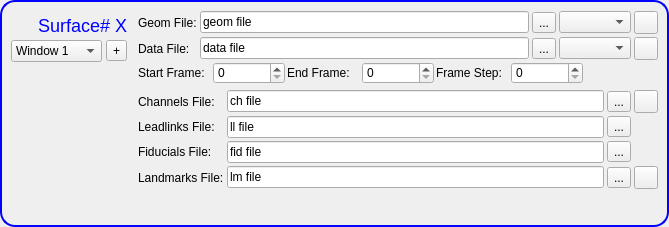
<?xml version="1.0" encoding="UTF-8"?>
<ui version="4.0">
 <class>FileDialogWidget</class>
 <widget class="QWidget" name="FileDialogWidget">
  <property name="geometry">
   <rect>
    <x>0</x>
    <y>0</y>
    <width>669</width>
    <height>227</height>
   </rect>
  </property>
  <property name="windowTitle">
   <string/>
  </property>
  <property name="styleSheet">
   <string notr="true">#topFrame 
{
border-radius: 15px;
border: 2px solid blue;
}

#surfLabel 
{
color: blue;
font-size: 18px;
font-weight: normal;
}

#surfFrame {
border-right-width: 3;
border-right: 2px blue;
border: none;
}</string>
  </property>
  <layout class="QVBoxLayout" name="verticalLayout">
   <property name="spacing">
    <number>2</number>
   </property>
   <property name="leftMargin">
    <number>0</number>
   </property>
   <property name="topMargin">
    <number>0</number>
   </property>
   <property name="rightMargin">
    <number>0</number>
   </property>
   <property name="bottomMargin">
    <number>0</number>
   </property>
   <item>
    <widget class="QFrame" name="topFrame">
     <property name="styleSheet">
      <string notr="true">x</string>
     </property>
     <property name="frameShape">
      <enum>QFrame::StyledPanel</enum>
     </property>
     <property name="frameShadow">
      <enum>QFrame::Raised</enum>
     </property>
     <layout class="QHBoxLayout" name="horizontalLayout">
      <item>
       <widget class="QFrame" name="surfFrame">
        <property name="frameShape">
         <enum>QFrame::StyledPanel</enum>
        </property>
        <property name="frameShadow">
         <enum>QFrame::Raised</enum>
        </property>
        <layout class="QVBoxLayout" name="verticalLayout_4">
         <property name="spacing">
          <number>4</number>
         </property>
         <property name="leftMargin">
          <number>0</number>
         </property>
         <property name="topMargin">
          <number>4</number>
         </property>
         <property name="rightMargin">
          <number>5</number>
         </property>
         <property name="bottomMargin">
          <number>0</number>
         </property>
         <item>
          <widget class="QLabel" name="surfLabel">
           <property name="text">
            <string>Surface# X</string>
           </property>
           <property name="alignment">
            <set>Qt::AlignRight|Qt::AlignTrailing|Qt::AlignVCenter</set>
           </property>
          </widget>
         </item>
         <item>
          <widget class="QFrame" name="frame_11">
           <property name="frameShape">
            <enum>QFrame::NoFrame</enum>
           </property>
           <property name="frameShadow">
            <enum>QFrame::Raised</enum>
           </property>
           <property name="lineWidth">
            <number>0</number>
           </property>
           <layout class="QHBoxLayout" name="horizontalLayout_8">
            <property name="spacing">
             <number>4</number>
            </property>
            <property name="leftMargin">
             <number>0</number>
            </property>
            <property name="topMargin">
             <number>0</number>
            </property>
            <property name="rightMargin">
             <number>0</number>
            </property>
            <property name="bottomMargin">
             <number>0</number>
            </property>
            <item>
             <widget class="QComboBox" name="winComboBox">
              <item>
               <property name="text">
                <string>Window 1</string>
               </property>
              </item>
              <item>
               <property name="text">
                <string>Window 2</string>
               </property>
              </item>
              <item>
               <property name="text">
                <string>Window 3</string>
               </property>
              </item>
              <item>
               <property name="text">
                <string>Window 4</string>
               </property>
              </item>
              <item>
               <property name="text">
                <string>Window 5</string>
               </property>
              </item>
              <item>
               <property name="text">
                <string>Window 6</string>
               </property>
              </item>
              <item>
               <property name="text">
                <string>Window 7</string>
               </property>
              </item>
              <item>
               <property name="text">
                <string>Window 8</string>
               </property>
              </item>
              <item>
               <property name="text">
                <string>Window 9</string>
               </property>
              </item>
              <item>
               <property name="text">
                <string>Window 10</string>
               </property>
              </item>
             </widget>
            </item>
            <item>
             <widget class="QToolButton" name="expandButton">
              <property name="text">
               <string>+</string>
              </property>
             </widget>
            </item>
           </layout>
          </widget>
         </item>
         <item>
          <spacer name="verticalSpacer">
           <property name="orientation">
            <enum>Qt::Vertical</enum>
           </property>
           <property name="sizeHint" stdset="0">
            <size>
             <width>20</width>
             <height>40</height>
            </size>
           </property>
          </spacer>
         </item>
        </layout>
       </widget>
      </item>
      <item>
       <widget class="QFrame" name="frame_3">
        <property name="frameShape">
         <enum>QFrame::NoFrame</enum>
        </property>
        <property name="frameShadow">
         <enum>QFrame::Plain</enum>
        </property>
        <property name="lineWidth">
         <number>0</number>
        </property>
        <layout class="QVBoxLayout" name="verticalLayout_2">
         <property name="spacing">
          <number>2</number>
         </property>
         <property name="leftMargin">
          <number>0</number>
         </property>
         <property name="topMargin">
          <number>0</number>
         </property>
         <property name="rightMargin">
          <number>0</number>
         </property>
         <property name="bottomMargin">
          <number>0</number>
         </property>
         <item>
          <widget class="QFrame" name="frame_4">
           <property name="frameShape">
            <enum>QFrame::NoFrame</enum>
           </property>
           <property name="frameShadow">
            <enum>QFrame::Plain</enum>
           </property>
           <property name="lineWidth">
            <number>0</number>
           </property>
           <layout class="QGridLayout" name="gridLayout_2">
            <property name="leftMargin">
             <number>0</number>
            </property>
            <property name="topMargin">
             <number>0</number>
            </property>
            <property name="rightMargin">
             <number>0</number>
            </property>
            <property name="bottomMargin">
             <number>0</number>
            </property>
            <property name="spacing">
             <number>3</number>
            </property>
            <item row="0" column="3">
             <widget class="QToolButton" name="geomBrowseButton">
              <property name="text">
               <string>...</string>
              </property>
             </widget>
            </item>
            <item row="0" column="5">
             <widget class="QComboBox" name="geomIndexComboBox"/>
            </item>
            <item row="1" column="0">
             <widget class="QLabel" name="label_2">
              <property name="text">
               <string>Data File:</string>
              </property>
             </widget>
            </item>
            <item row="1" column="1">
             <widget class="QLineEdit" name="dataLineEdit">
              <property name="text">
               <string>data file</string>
              </property>
             </widget>
            </item>
            <item row="0" column="1">
             <widget class="QLineEdit" name="geomLineEdit">
              <property name="minimumSize">
               <size>
                <width>300</width>
                <height>0</height>
               </size>
              </property>
              <property name="text">
               <string>geom file</string>
              </property>
             </widget>
            </item>
            <item row="1" column="3">
             <widget class="QToolButton" name="dataBrowseButton">
              <property name="text">
               <string>...</string>
              </property>
             </widget>
            </item>
            <item row="1" column="5">
             <widget class="QComboBox" name="dataIndexComboBox"/>
            </item>
            <item row="0" column="0">
             <widget class="QLabel" name="label">
              <property name="text">
               <string>Geom File:</string>
              </property>
             </widget>
            </item>
            <item row="0" column="6">
             <widget class="QToolButton" name="geomSaveButton">
              <property name="text">
               <string/>
              </property>
             </widget>
            </item>
            <item row="1" column="6">
             <widget class="QToolButton" name="dataSaveButton">
              <property name="text">
               <string/>
              </property>
             </widget>
            </item>
           </layout>
          </widget>
         </item>
         <item>
          <widget class="QFrame" name="frame_6">
           <property name="frameShape">
            <enum>QFrame::NoFrame</enum>
           </property>
           <property name="frameShadow">
            <enum>QFrame::Plain</enum>
           </property>
           <property name="lineWidth">
            <number>0</number>
           </property>
           <layout class="QHBoxLayout" name="horizontalLayout_4">
            <property name="spacing">
             <number>2</number>
            </property>
            <property name="leftMargin">
             <number>0</number>
            </property>
            <property name="topMargin">
             <number>0</number>
            </property>
            <property name="rightMargin">
             <number>0</number>
            </property>
            <property name="bottomMargin">
             <number>0</number>
            </property>
            <item>
             <widget class="QLabel" name="label_3">
              <property name="text">
               <string>Start Frame:</string>
              </property>
             </widget>
            </item>
            <item>
             <widget class="QSpinBox" name="startFrameSpinBox">
              <property name="maximum">
               <number>9999</number>
              </property>
             </widget>
            </item>
            <item>
             <widget class="QLabel" name="label_4">
              <property name="text">
               <string>End Frame:</string>
              </property>
             </widget>
            </item>
            <item>
             <widget class="QSpinBox" name="endFrameSpinBox">
              <property name="maximum">
               <number>9999</number>
              </property>
             </widget>
            </item>
            <item>
             <widget class="QLabel" name="label_9">
              <property name="text">
               <string>Frame Step:</string>
              </property>
             </widget>
            </item>
            <item>
             <widget class="QSpinBox" name="frameStepSpinBox">
              <property name="maximum">
               <number>100</number>
              </property>
             </widget>
            </item>
            <item>
             <widget class="PickWindow" name="rmsWidget" native="true"/>
            </item>
           </layout>
          </widget>
         </item>
         <item>
          <widget class="QFrame" name="otherOptionsFrame">
           <property name="frameShape">
            <enum>QFrame::NoFrame</enum>
           </property>
           <property name="frameShadow">
            <enum>QFrame::Plain</enum>
           </property>
           <property name="lineWidth">
            <number>0</number>
           </property>
           <layout class="QGridLayout" name="gridLayout">
            <property name="leftMargin">
             <number>0</number>
            </property>
            <property name="topMargin">
             <number>4</number>
            </property>
            <property name="rightMargin">
             <number>0</number>
            </property>
            <property name="bottomMargin">
             <number>0</number>
            </property>
            <property name="spacing">
             <number>3</number>
            </property>
            <item row="0" column="4">
             <widget class="QToolButton" name="channelsSaveButton">
              <property name="text">
               <string/>
              </property>
             </widget>
            </item>
            <item row="0" column="0">
             <widget class="QLabel" name="label_11">
              <property name="text">
               <string>Channels File:</string>
              </property>
             </widget>
            </item>
            <item row="1" column="0">
             <widget class="QLabel" name="label_12">
              <property name="text">
               <string>Leadlinks File:</string>
              </property>
             </widget>
            </item>
            <item row="2" column="0">
             <widget class="QLabel" name="label_13">
              <property name="text">
               <string>Fiducials File:</string>
              </property>
             </widget>
            </item>
            <item row="1" column="1">
             <widget class="QLineEdit" name="leadlinksLineEdit">
              <property name="text">
               <string>ll file</string>
              </property>
             </widget>
            </item>
            <item row="2" column="1">
             <widget class="QLineEdit" name="fiducialLineEdit">
              <property name="text">
               <string>fid file</string>
              </property>
             </widget>
            </item>
            <item row="0" column="1">
             <widget class="QLineEdit" name="channelsLineEdit">
              <property name="text">
               <string>ch file</string>
              </property>
             </widget>
            </item>
            <item row="0" column="3">
             <widget class="QToolButton" name="channelsBrowseButton">
              <property name="text">
               <string>...</string>
              </property>
             </widget>
            </item>
            <item row="3" column="4">
             <widget class="QToolButton" name="landmarksSaveButton">
              <property name="text">
               <string/>
              </property>
             </widget>
            </item>
            <item row="1" column="3">
             <widget class="QToolButton" name="leadlinksBrowseButton">
              <property name="text">
               <string>...</string>
              </property>
             </widget>
            </item>
            <item row="2" column="3">
             <widget class="QToolButton" name="fiducialBrowseButton">
              <property name="text">
               <string>...</string>
              </property>
             </widget>
            </item>
            <item row="3" column="0">
             <widget class="QLabel" name="label_10">
              <property name="text">
               <string>Landmarks File:</string>
              </property>
             </widget>
            </item>
            <item row="3" column="1">
             <widget class="QLineEdit" name="landmarksLineEdit">
              <property name="text">
               <string>lm file</string>
              </property>
             </widget>
            </item>
            <item row="3" column="3">
             <widget class="QToolButton" name="landmarksBrowseButton">
              <property name="text">
               <string>...</string>
              </property>
             </widget>
            </item>
           </layout>
          </widget>
         </item>
         <item>
          <spacer name="verticalSpacer_2">
           <property name="orientation">
            <enum>Qt::Vertical</enum>
           </property>
           <property name="sizeHint" stdset="0">
            <size>
             <width>20</width>
             <height>40</height>
            </size>
           </property>
          </spacer>
         </item>
        </layout>
       </widget>
      </item>
     </layout>
    </widget>
   </item>
  </layout>
 </widget>
 <customwidgets>
  <customwidget>
   <class>PickWindow</class>
   <extends>QWidget</extends>
   <header>PickWindow.h</header>
   <container>1</container>
  </customwidget>
 </customwidgets>
 <resources/>
 <connections/>
</ui>
